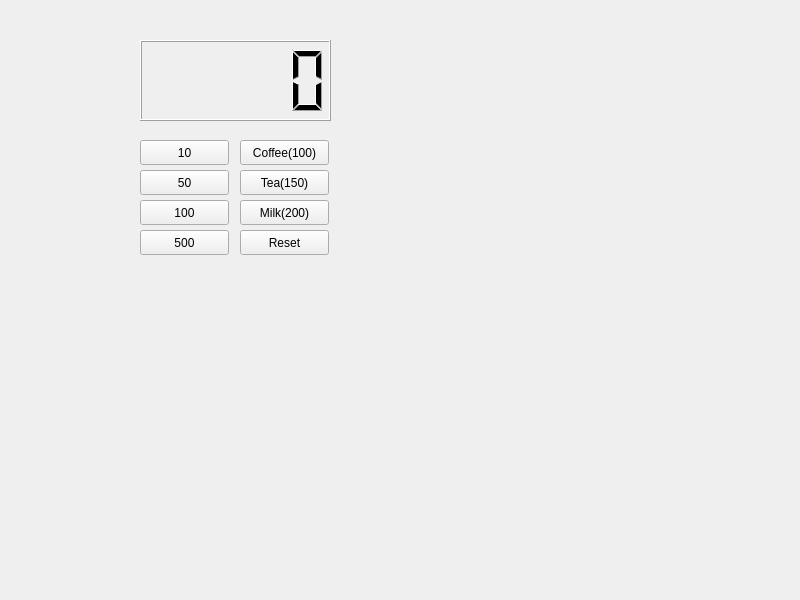
<?xml version="1.0" encoding="UTF-8"?>
<ui version="4.0">
 <class>Widget</class>
 <widget class="QWidget" name="Widget">
  <property name="geometry">
   <rect>
    <x>0</x>
    <y>0</y>
    <width>800</width>
    <height>600</height>
   </rect>
  </property>
  <property name="windowTitle">
   <string>Widget</string>
  </property>
  <widget class="QPushButton" name="pbCoin10">
   <property name="geometry">
    <rect>
     <x>140</x>
     <y>140</y>
     <width>89</width>
     <height>25</height>
    </rect>
   </property>
   <property name="text">
    <string>10</string>
   </property>
  </widget>
  <widget class="QLCDNumber" name="lcdNumber">
   <property name="geometry">
    <rect>
     <x>140</x>
     <y>40</y>
     <width>191</width>
     <height>81</height>
    </rect>
   </property>
  </widget>
  <widget class="QPushButton" name="pbCoin50">
   <property name="geometry">
    <rect>
     <x>140</x>
     <y>170</y>
     <width>89</width>
     <height>25</height>
    </rect>
   </property>
   <property name="text">
    <string>50</string>
   </property>
  </widget>
  <widget class="QPushButton" name="pbCoin100">
   <property name="geometry">
    <rect>
     <x>140</x>
     <y>200</y>
     <width>89</width>
     <height>25</height>
    </rect>
   </property>
   <property name="text">
    <string>100</string>
   </property>
  </widget>
  <widget class="QPushButton" name="pbCoin500">
   <property name="geometry">
    <rect>
     <x>140</x>
     <y>230</y>
     <width>89</width>
     <height>25</height>
    </rect>
   </property>
   <property name="text">
    <string>500</string>
   </property>
  </widget>
  <widget class="QPushButton" name="pbCoffee">
   <property name="geometry">
    <rect>
     <x>240</x>
     <y>140</y>
     <width>89</width>
     <height>25</height>
    </rect>
   </property>
   <property name="text">
    <string>Coffee(100)</string>
   </property>
  </widget>
  <widget class="QPushButton" name="pbTea">
   <property name="geometry">
    <rect>
     <x>240</x>
     <y>170</y>
     <width>89</width>
     <height>25</height>
    </rect>
   </property>
   <property name="text">
    <string>Tea(150)</string>
   </property>
  </widget>
  <widget class="QPushButton" name="pbMilk">
   <property name="geometry">
    <rect>
     <x>240</x>
     <y>200</y>
     <width>89</width>
     <height>25</height>
    </rect>
   </property>
   <property name="text">
    <string>Milk(200)</string>
   </property>
  </widget>
  <widget class="QPushButton" name="pbReset">
   <property name="geometry">
    <rect>
     <x>240</x>
     <y>230</y>
     <width>89</width>
     <height>25</height>
    </rect>
   </property>
   <property name="text">
    <string>Reset</string>
   </property>
  </widget>
 </widget>
 <resources/>
 <connections/>
</ui>
